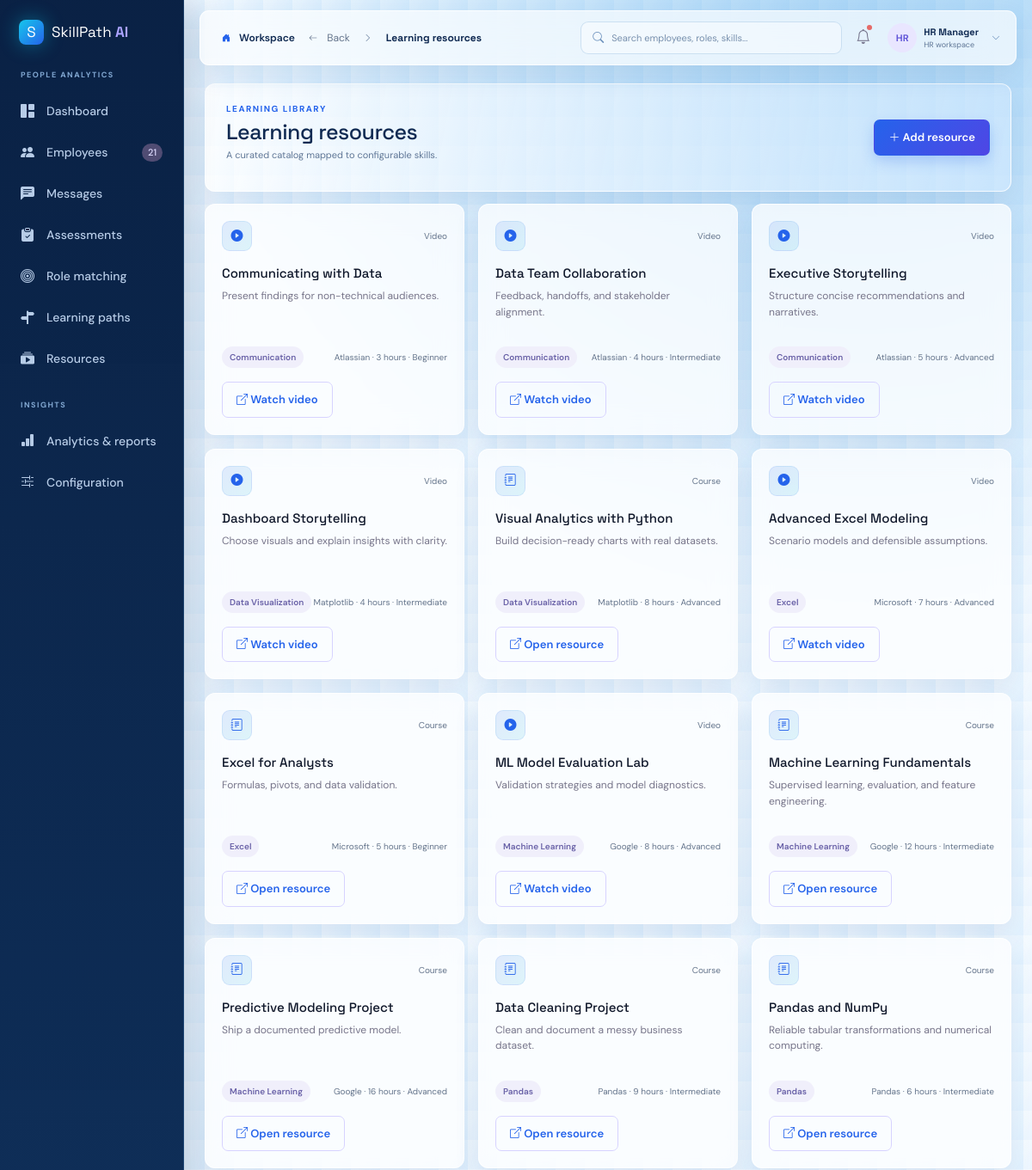
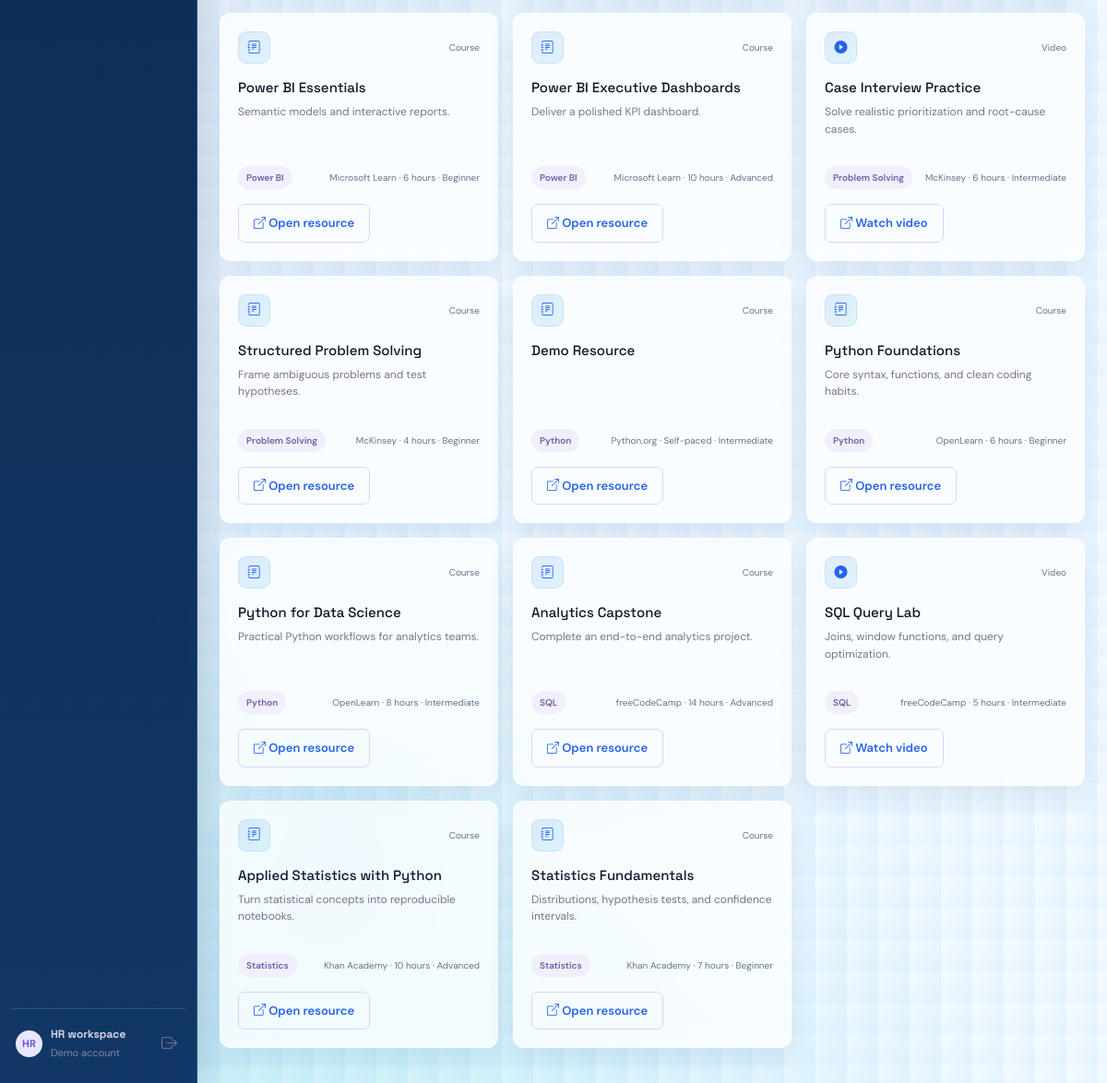
Page /resources on the committed database (2 pictures, top to bottom).
### tables this page shows
CREATE TABLE learning_resources (id INTEGER PRIMARY KEY AUTOINCREMENT, name TEXT NOT NULL, skill_id INTEGER NOT NULL REFERENCES skills(id) ON DELETE CASCADE, difficulty TEXT NOT NULL, type TEXT NOT NULL, duration TEXT NOT NULL, description TEXT DEFAULT '', url TEXT DEFAULT '#', provider TEXT DEFAULT '');

CREATE TABLE skills (id INTEGER PRIMARY KEY AUTOINCREMENT, name TEXT NOT NULL UNIQUE, description TEXT DEFAULT '');

### app.py (the view)
@app.route("/resources")
def resources_page(): return render_template("resources.html", resources=rows("SELECT lr.*, s.name AS skill FROM learning_resources lr JOIN skills s ON s.id=lr.skill_id ORDER BY s.name, lr.name"), skills=rows("SELECT * FROM skills ORDER BY name"))

### app.py (called while the page is built)
@app.context_processor
def inject_globals():
    return {"nav_employee_count": row("SELECT COUNT(*) AS count FROM employees")["count"], "notifications": notifications_data()}

### database.py (called while the page is built)
def connect():
    DB_PATH.parent.mkdir(exist_ok=True)
    connection = sqlite3.connect(DB_PATH)
    connection.row_factory = sqlite3.Row
    connection.execute("PRAGMA foreign_keys = ON")
    return connection

def rows(query, params=()):
    db = connect()
    result = [dict(row) for row in db.execute(query, params).fetchall()]
    db.close()
    return result

def row(query, params=()):
    db = connect()
    result = db.execute(query, params).fetchone()
    db.close()
    return dict(result) if result else None

### templates/resources.html
{% extends 'base.html' %}{% block title %}Learning resources{% endblock %}{% block content %}<div class="page-heading"><div><span class="eyebrow">LEARNING LIBRARY</span><h1>Learning resources</h1><p class="muted">A curated catalog mapped to configurable skills.</p></div><a class="btn btn-primary" href="{{ url_for('configuration') }}"><i class="bi bi-plus-lg"></i> Add resource</a></div><div class="resource-grid">{% for resource in resources %}<div class="resource-card"><div class="resource-card-head"><span class="resource-icon"><i class="bi bi-{{ 'play-circle-fill' if resource.type == 'Video' else 'journal-text' }}"></i></span><span class="type-label">{{ resource.type }}</span></div><h3>{{ resource.name }}</h3><p>{{ resource.description }}</p><div class="resource-meta"><span class="tag">{{ resource.skill }}</span><span>{{ resource.provider }} · {{ resource.duration }} · {{ resource.difficulty }}</span></div>{% if resource.url and resource.url != '#' %}<a class="btn btn-outline-primary btn-sm mt-3" href="{{ resource.url }}" target="_blank" rel="noopener noreferrer"><i class="bi bi-box-arrow-up-right"></i> {{ 'Watch video' if resource.type == 'Video' else 'Open resource' }}</a>{% else %}<span class="btn btn-light btn-sm mt-3 disabled">Resource link unavailable</span>{% endif %}</div>{% else %}<div class="panel muted">No learning resources found.</div>{% endfor %}</div>{% endblock %}

### static/css/style.css (style rules this page uses)
body { background-color:#f4f7fb;background-image:linear-gradient(rgba(255,255,255,.55) 1px,transparent 1px),linear-gradient(90deg,rgba(98,86,217,.035) 1px,transparent 1px),radial-gradient(circle at 100% 0%,rgba(98,86,217,.08),transparent 34%);background-size:32px 32px,32px 32px,100% 100%; }
:root { --ink:#202033;--muted:#85859a;--line:#e9e8f0;--surface:#fff;--bg:#f7f7fb;--primary:#6256d9;--primary-dark:#4d42bd;--purple-soft:#eeecff;--green:#35ad8b;--orange:#f2a13a;--red:#e66a68 }
* { box-sizing:border-box }
body { margin:0;background:var(--bg);color:var(--ink);font-family:'DM Sans',sans-serif;font-size:14px }
h1,h2,h3,strong,.brand { font-family:'Space Grotesk',sans-serif }
h1 { font-size:32px;letter-spacing:-.5px;margin:5px 0 8px }
h3 { font-size:16px;margin:0 }
p { line-height:1.55 }
.muted { color:var(--muted) }
.eyebrow { display:inline-block;font-size:10px;font-weight:700;letter-spacing:1.5px;color:var(--primary) }
.page-heading,.profile-hero { display:flex;justify-content:space-between;align-items:flex-end;margin-bottom:30px }
.btn { border-radius:7px;padding:10px 16px;font-weight:600;font-size:13px }
.btn-primary { background:var(--primary);border-color:var(--primary) }
.btn-outline-primary { border-color:#d7d3ff;color:var(--primary) }
.readiness-pill,.status,.tag,.soft-badge,.priority,.gap-badge { display:inline-block;border-radius:20px;padding:5px 9px;font-size:10px;font-weight:600 }
.tag { background:#f0effb;color:#6961a7 }
.role-card,.resource-card { border:1px solid var(--line);border-radius:9px;padding:19px }
.role-card-top,.resource-card-head,.role-footer,.resource-meta { display:flex;justify-content:space-between;align-items:center }
.role-icon,.resource-icon { width:35px;height:35px;border-radius:9px;background:var(--purple-soft);color:var(--primary);display:grid;place-items:center }
.resource-grid { display:grid;grid-template-columns:repeat(3,1fr);gap:16px }
.resource-card h3 { font-size:15px;margin:17px 0 8px }
.resource-card p { color:#77758a;font-size:12px;min-height:52px }
.type-label { font-size:10px;color:var(--muted) }
.resource-meta { font-size:10px;color:var(--muted);margin-top:16px }
:root { --ink:#0f172a;--muted:#64748b;--line:rgba(148,163,184,.22);--surface:rgba(255,255,255,.86);--bg:#f1f7fc;--primary:#2563eb;--primary-dark:#1d4ed8;--purple-soft:#eef2ff;--green:#10b981;--orange:#f59e0b;--red:#ef4444;--cyan:#06b6d4;--navy:#0f172a }
body { background-color:var(--bg);background-image:radial-gradient(circle at 88% -8%,rgba(37,99,235,.18),transparent 31%),radial-gradient(circle at -8% 92%,rgba(6,182,212,.13),transparent 29%),linear-gradient(rgba(255,255,255,.48) 1px,transparent 1px),linear-gradient(90deg,rgba(37,99,235,.035) 1px,transparent 1px);background-size:auto,auto,34px 34px,34px 34px;background-attachment:fixed;color:var(--ink) }
body:before,body:after { content:"";position:fixed;z-index:-1;pointer-events:none;border-radius:50%;filter:blur(2px) }
body:before { width:360px;height:360px;top:18%;right:8%;background:radial-gradient(circle,rgba(79,70,229,.08),transparent 68%) }
body:after { width:300px;height:300px;bottom:4%;left:18%;background:radial-gradient(circle,rgba(6,182,212,.07),transparent 68%) }
.panel,.metric-card,.role-card,.resource-card,.profile-hero,.table-panel { background:var(--surface);backdrop-filter:blur(14px);-webkit-backdrop-filter:blur(14px);border:1px solid rgba(255,255,255,.75);box-shadow:0 10px 26px rgba(15,23,42,.055);border-radius:16px;transition:box-shadow .2s ease,transform .2s ease,border-color .2s ease }
.metric-icon,.role-icon,.resource-icon { background:linear-gradient(135deg,rgba(37,99,235,.12),rgba(6,182,212,.12));color:var(--primary);border:1px solid rgba(37,99,235,.1) }
.btn-primary { background:linear-gradient(135deg,#2563eb,#4f46e5);border-color:transparent;box-shadow:0 7px 16px rgba(37,99,235,.2);transition:transform .2s ease,box-shadow .2s ease }

### rows in the picture
learning_resources: type "Video", name "Communicating with Data", description "Present findings for non-technical audiences.", skill "Communication", provider "Atlassian", duration "3 hours", difficulty "Beginner", type "Watch video"
learning_resources: type "Video", name "Data Team Collaboration", description "Feedback, handoffs, and stakeholder alignment.", skill "Communication", provider "Atlassian", duration "4 hours", difficulty "Intermediate", type "Watch video"
learning_resources: type "Video", name "Executive Storytelling", description "Structure concise recommendations and narratives.", skill "Communication", provider "Atlassian", duration "5 hours", difficulty "Advanced", type "Watch video"
learning_resources: type "Video", name "Dashboard Storytelling", description "Choose visuals and explain insights with clarity.", skill "Data Visualization", provider "Matplotlib", duration "4 hours", difficulty "Intermediate", type "Watch video"
learning_resources: type "Course", name "Visual Analytics with Python", description "Build decision-ready charts with real datasets.", skill "Data Visualization", provider "Matplotlib", duration "8 hours", difficulty "Advanced", type "Open resource"
learning_resources: type "Video", name "Advanced Excel Modeling", description "Scenario models and defensible assumptions.", skill "Excel", provider "Microsoft", duration "7 hours", difficulty "Advanced", type "Watch video"
learning_resources: type "Course", name "Excel for Analysts", description "Formulas, pivots, and data validation.", skill "Excel", provider "Microsoft", duration "5 hours", difficulty "Beginner", type "Open resource"
learning_resources: type "Video", name "ML Model Evaluation Lab", description "Validation strategies and model diagnostics.", skill "Machine Learning", provider "Google", duration "8 hours", difficulty "Advanced", type "Watch video"
learning_resources: type "Course", name "Machine Learning Fundamentals", description "Supervised learning, evaluation, and feature engineering.", skill "Machine Learning", provider "Google", duration "12 hours", difficulty "Intermediate", type "Open resource"
learning_resources: type "Course", name "Predictive Modeling Project", description "Ship a documented predictive model.", skill "Machine Learning", provider "Google", duration "16 hours", difficulty "Advanced", type "Open resource"
learning_resources: type "Course", name "Data Cleaning Project", description "Clean and document a messy business dataset.", skill "Pandas", provider "Pandas", duration "9 hours", difficulty "Intermediate", type "Open resource"
learning_resources: type "Course", name "Pandas and NumPy", description "Reliable tabular transformations and numerical computing.", skill "Pandas", provider "Pandas", duration "6 hours", difficulty "Intermediate", type "Open resource"
learning_resources: type "Course", name "Power BI Essentials", description "Semantic models and interactive reports.", skill "Power BI", provider "Microsoft Learn", duration "6 hours", difficulty "Beginner", type "Open resource"
learning_resources: type "Course", name "Power BI Executive Dashboards", description "Deliver a polished KPI dashboard.", skill "Power BI", provider "Microsoft Learn", duration "10 hours", difficulty "Advanced", type "Open resource"
learning_resources: type "Video", name "Case Interview Practice", description "Solve realistic prioritization and root-cause cases.", skill "Problem Solving", provider "McKinsey", duration "6 hours", difficulty "Intermediate", type "Watch video"
learning_resources: type "Course", name "Structured Problem Solving", description "Frame ambiguous problems and test hypotheses.", skill "Problem Solving", provider "McKinsey", duration "4 hours", difficulty "Beginner", type "Open resource"
learning_resources: type "Course", name "Demo Resource", skill "Python", provider "Python.org", duration "Self-paced", difficulty "Intermediate", type "Open resource"
learning_resources: type "Course", name "Python Foundations", description "Core syntax, functions, and clean coding habits.", skill "Python", provider "OpenLearn", duration "6 hours", difficulty "Beginner", type "Open resource"
learning_resources: type "Course", name "Python for Data Science", description "Practical Python workflows for analytics teams.", skill "Python", provider "OpenLearn", duration "8 hours", difficulty "Intermediate", type "Open resource"
learning_resources: type "Course", name "Analytics Capstone", description "Complete an end-to-end analytics project.", skill "SQL", provider "freeCodeCamp", duration "14 hours", difficulty "Advanced", type "Open resource"
learning_resources: type "Video", name "SQL Query Lab", description "Joins, window functions, and query optimization.", skill "SQL", provider "freeCodeCamp", duration "5 hours", difficulty "Intermediate", type "Watch video"
learning_resources: type "Course", name "Applied Statistics with Python", description "Turn statistical concepts into reproducible notebooks.", skill "Statistics", provider "Khan Academy", duration "10 hours", difficulty "Advanced", type "Open resource"
learning_resources: type "Course", name "Statistics Fundamentals", description "Distributions, hypothesis tests, and confidence intervals.", skill "Statistics", provider "Khan Academy", duration "7 hours", difficulty "Beginner", type "Open resource"

### other values in the picture
{{ nav_employee_count }} "21"
